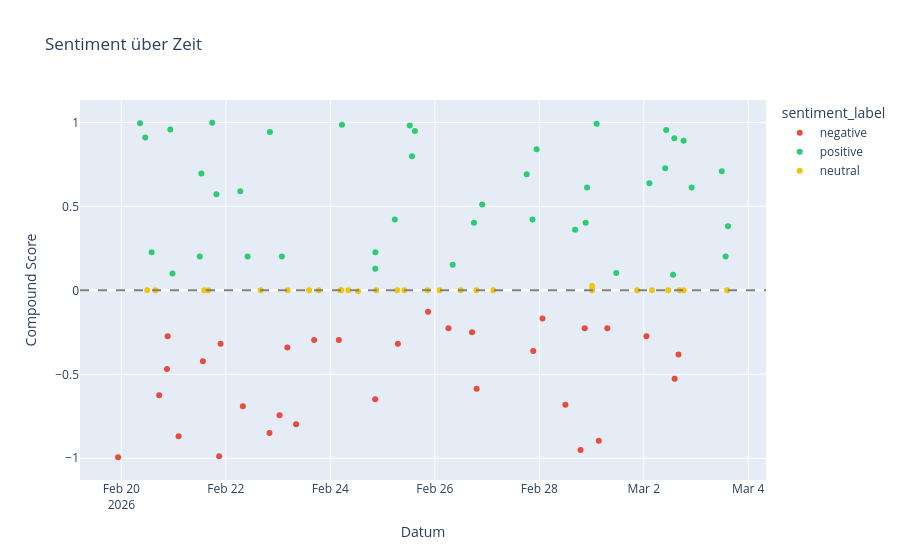

Here is the notebook cell this chart was saved with:
### Markdown cell above
## 8. Zeitliche Verteilung

### Code cell
if 'created_utc' in posts_df.columns:
    fig = px.scatter(
        posts_df.sort_values('created_utc'),
        x='created_utc',
        y='compound',
        color='sentiment_label',
        color_discrete_map={'positive': '#2ecc71', 'neutral': '#f1c40f', 'negative': '#e74c3c'},
        title='Sentiment über Zeit',
        labels={'compound': 'Compound Score', 'created_utc': 'Datum'},
        hover_data=['title', 'subreddit', 'score']
    )
    fig.add_hline(y=0, line_dash='dash', line_color='gray')
    fig.show()
else:
    print('Keine Zeitstempel verfügbar.')

### Figure 1 — Plotly figure (JSON) as saved in the notebook; plotly's stock layout.template omitted (floating-point values rounded to 4 significant figures)
{"data": [{"customdata": [["$540,000 Frozen: My Crypto Revenge Story", "CryptoCurrency", 591], ["Bitcoin Down Over 20% In 2026, Logs Worst Start To A Year In History", "CryptoCurrency", 42], ["Bitcoin Sell Pressure Is Easing, But Whales Keep Dumping on Exchanges: CryptoQuant", "CryptoCurrency", 12], ["Bitcoin Rally To $70K Possible As Bears At Risk Of $600M Liquidation", "CryptoCurrency", 0], ["Not a ponzi but a real risk Saylor Strategy", "CryptoCurrency", 0], ["The March 5 Deadline: The Ultimate Stress Test for Bitcoin's Safe-Haven Thesis", "CryptoCurrency", 0], ["The 1971 'Nixon Shock' wasn't a policy choice; it was a sovereign default. How a French Navy 'Bank Run' forced the US into the Infinite Fiat system (and why Crypto is the mathematical necessity for 2026).", "CryptoCurrency", 23], ["Bitcoin's Resilience Questioned as Search Interest in \"BTC Death\" Climbs", "CryptoCurrency", 0], ["BTC news: Mentioning 'bitcoin' on AI agent OpenClaw's Discord will get you banned", "CryptoCurrency", 34], ["How realistic is the quantum threat to Bitcoin within the next few years?", "CryptoCurrency", 0], ["AI agent OpenClaw confirms ban on Bitcoin, crypto discussions in Discord", "CryptoCurrency", 6], ["Bitcoin falls below $65,000 in latest bout of tariff uncertainty", "CryptoCurrency", 556], ["Breaking Bitcoin would require 1.9 billion qubits. The best quantum computer today has a few thousand. So where's the real risk?", "CryptoCurrency", 276], ["Bitcoin Teases 'First Steps' To Rebound as $65,000 Holds", "CryptoCurrency", 0], ["Strategy Founder Michael Saylor Fires Back at Bitcoin Critics in Candid Interview", "CryptoCurrency", 0], ["As of late February 2026, Bitcoin has been declared \"dead\" approximately 467 times, if you invested $100 each time, you'd have approximately $66M", "CryptoCurrency", 701], ["Bitcoin loses over 20,000 millionaires since the start of 2026", "CryptoCurrency", 950], ["A New Bitcoin Demand is Emerging, Google Trends Data Reveals", "CryptoCurrency", 152], ["Bitcoin, Ethereum and Solana rally as analysts flag pause in ‘10 a.m. dump’ after Jane Street lawsuit", "CryptoCurrency", 37], ["Exactly 2 years ago, former Daily Show host Trevor Noah admitted: \"Not buying bitcoin was the biggest mistake of my life\"", "CryptoCurrency", 0], ["Massachusetts sues Bitcoin Depot, alleging the crypto ATM operator knowingly facilitated crypto scams", "CryptoCurrency", 36], ["In 2011 Rick Falkvinge was ridiculed on 4chan for putting all of his money into Bitcoin", "CryptoCurrency", 140], ["Happy to be here, here's my definitely right this time opinions.", "CryptoCurrency", 4], ["Interestingly, most whales that entered the market in the last 6 hours are long", "CryptoCurrency", 108], ["Signs of a Bottom: Crypto Market Sees Quick Recovery Amid US-Israel-Iran War", "CryptoCurrency", 0], ["Bitcoin Price Jumps to $67K After Reports That Iran’s Supreme Leader Was Killed", "CryptoCurrency", 277], ["How are you playing the middle eastern theater?", "investing", 0], ["Bitcoin Recovers to $68K After Iran Supreme Leader Killed", "CryptoCurrency", 99], ["Watch Saylor Announce he bought the dip tomorrow and then we drop 15% with the rest of the market on Monday", "CryptoCurrency", 101], ["12 years ago today, investing guru Dave Ramsey told everyone they were \"stupid\" for buying Bitcoin. It was $500 💀", "CryptoCurrency", 431], ["Why Bitcoin has not acted as a traditional hedge during conflicts, inflation, and tariffs?", "CryptoCurrency", 2]], "hovertemplate": "sentiment_label=negative<br>Datum=%{x}<br>Compound Score=%{y}<br>title=%{customdata[0]}<br>subreddit=%{customdata[1]}<br>score=%{customdata[2]}<extra></extra>", "legendgroup": "negative", "marker": {"color": "#e74c3c", "symbol": "circle"}, "mode": "markers", "name": "negative", "orientation": "v", "showlegend": true, "type": "scatter", "x": ["2026-02-19T22:27:38.000000000", "2026-02-20T17:20:45.000000000", "2026-02-20T20:57:31.000000000", "2026-02-20T21:14:14.000000000", "2026-02-21T02:15:33.000000000", "2026-02-21T13:26:02.000000000", "2026-02-21T20:54:38.000000000", "2026-02-21T21:33:26.000000000", "2026-02-22T07:48:10.000000000", "2026-02-22T20:02:59.000000000", "2026-02-23T00:39:36.000000000", "2026-02-23T04:14:49.000000000", "2026-02-23T08:15:39.000000000", "2026-02-23T16:32:46.000000000", "2026-02-24T03:53:16.000000000", "2026-02-24T20:35:07.000000000", "2026-02-25T07:01:01.000000000", "2026-02-25T20:54:07.000000000", "2026-02-26T06:16:04.000000000", "2026-02-26T17:05:38.000000000", "2026-02-26T19:11:53.000000000", "2026-02-27T21:12:36.000000000", "2026-02-28T01:27:28.000000000", "2026-02-28T11:59:17.000000000", "2026-02-28T18:56:45.000000000", "2026-02-28T20:51:57.000000000", "2026-03-01T03:19:25.000000000", "2026-03-01T07:14:44.000000000", "2026-03-02T01:12:11.000000000", "2026-03-02T14:09:39.000000000", "2026-03-02T15:56:51.000000000"], "xaxis": "x", "y": [-0.9938, -0.6249, -0.4678, -0.2732, -0.8687, -0.4215, -0.9876, -0.3182, -0.6908, -0.8491, -0.743, -0.34, -0.7971, -0.296, -0.296, -0.6486, -0.3182, -0.128, -0.2263, -0.25, -0.5859, -0.3612, -0.168, -0.6808, -0.9501, -0.2263, -0.8951, -0.2263, -0.2732, -0.5267, -0.3818], "yaxis": "y"}, {"customdata": [["Debunking Blockchain Myths: Why Banks Are Quietly Adopting It", "CryptoCurrency", 0], ["Ethereum vs Bitcoin: different tools or same endgame?", "CryptoCurrency", 0], ["Bitcoin Whale Garrett Jin Deposits 5,000 BTC Worth $335.75M to Binance", "CryptoCurrency", 0], ["Btc psyop by the elites to give money to the smart people", "CryptoCurrency", 0], ["Supreme Court Kills Trump Tariffs As Bitcoin Stalls at $68K!", "CryptoCurrency", 0], ["Spot Bitcoin ETFs Post Five Consecutive Weeks of Outflows Reaching $3.8B", "CryptoCurrency", 5], ["We Analyzed 10,000 Onchain Trades. Here's Why 80% of Crypto Traders Are Sabotaging Themselves.", "CryptoCurrency", 0], ["The Crypto Tax That Saves Crypto", "CryptoCurrency", 4], ["Silent but powerful Bitcoin: the Lightning Network prepares the next payment revolution", "CryptoCurrency", 9], ["If Bitcoin going to zero, I don't have to pay tax at all. LOL", "CryptoCurrency", 1], ["Bitcoin Miner Bitdeer Liquidates Entire BTC Treasury, Holdings Fall to Zero", "CryptoCurrency", 295], ["Is Ripple Going to Dominate the Market in the Next Few Years!?", "CryptoCurrency", 0], ["Bitdeer's bitcoin treasury drops to zero after miner liquidates remaining 943 BTC", "CryptoCurrency", 30], ["Web 2 &lt; Web 3 &lt; Web 4: My Thesis for Bitcoin VS the AI Boom", "CryptoCurrency", 0], ["This legend understood #bitcoin better at $2 than most people do today 🔥", "CryptoCurrency", 0], ["Solo Bitcoin Miner Nabs $200K After Renting $75 Worth of Hash Power", "CryptoCurrency", 300], ["Bitcoin price news: BTC zoomes above $65,000 as bullish 'double-bottom' hopes build", "CryptoCurrency", 30], ["Circle Shares Jump 14% As Q4 Results Top Estimates", "stocks", 24], ["Hey, I'm at an investor event right now and urgently need lots of feedback on why Bitcoin and Stable Coins are poorly adopted or what is preventing it from being adopted.", "CryptoCurrency", 0], ["Strategy Moves 1,300 BTC in Internal Reorganization, No Sale Planned", "CryptoCurrency", 0], ["Indiana Bitcoin Rights Bill clears legislature, awaits governor’s signature", "CryptoCurrency", 0], ["Indiana Approves Bitcoin Investments in Public Retirement Plans", "CryptoCurrency", 30], ["Benchmark analysts cheer Strategy's pivot to STRC as ‘primary engine’ for bitcoin accumulation", "CryptoCurrency", 0], ["Iranians are Mining Bitcoin for $1,325 with 50x Returns Despite Electricity Shortages", "CryptoCurrency", 1427], ["Traders may rotate into Bitcoin if UBS’ bearish US stocks view comes true", "CryptoCurrency", 29], ["My Stock Analysis for IONQ Next Week", "stocks", 1], ["Gold Prices Surge To Record Highs Amid Volatility", "CryptoCurrency", 47], ["JPMorgan Predicts Regulatory Clarity Could Revitalize Stagnant Bitcoin Market", "CryptoCurrency", 0], ["Morgan Stanley seeks trust bank charter for digital assets; plans Bitcoin yield and lending services", "CryptoCurrency", 9], ["“Who Really Wins When We Trade on Headlines?”", "CryptoCurrency", 0], ["Bitcoin STH Holds Steady: No Panic Amid Middle East Conflict – Details", "CryptoCurrency", 3], ["Binance: withdrawing money to my hungarian bank account", "CryptoCurrency", 12], ["Arthur Hayes Says Iran Conflict Could Trigger Fed Easing, Boost Bitcoin", "CryptoCurrency", 0], ["Best Bitcoin + ERC20 Tokens Wallet On The Market?", "CryptoCurrency", 4], ["Strategy Acquires 3,015 BTC; Total Bitcoin Holdings Reach 720,737", "CryptoCurrency", 121], ["The Arbitrage of Ignorance: Why Bitcoin's Complexity is Your Greatest Asset. Why the World's Most Misunderstood Asset is Your Greatest Financial Opportunity.", "CryptoCurrency", 0], ["It’s official: Lightning is (finally) here on Cake Wallet! ⚡️", "CryptoCurrency", 0], ["This trader initially turned 100k to 9 Million over 6 months. Now he longed the top and shorted the bottom yesterday and is back to 2.3M. The market giveth and it taketh", "CryptoCurrency", 681], ["Billionaire Google CEO on Bitcoin 12 years ago: \"It is a remarkable achievement.\" He knew ✨", "CryptoCurrency", 0], ["MARA Holdings Begins Selling Bitcoin, Holds 53,822 BTC After Treasury Policy Update", "CryptoCurrency", 47], ["Bitfinex Revives Tokenized Bond Program on Bitcoin's Liquid Network for Yield-Seeking Crypto Investors", "CryptoCurrency", 0]], "hovertemplate": "sentiment_label=positive<br>Datum=%{x}<br>Compound Score=%{y}<br>title=%{customdata[0]}<br>subreddit=%{customdata[1]}<br>score=%{customdata[2]}<extra></extra>", "legendgroup": "positive", "marker": {"color": "#2ecc71", "symbol": "circle"}, "mode": "markers", "name": "positive", "orientation": "v", "showlegend": true, "type": "scatter", "x": ["2026-02-20T08:33:10.000000000", "2026-02-20T10:57:26.000000000", "2026-02-20T13:52:31.000000000", "2026-02-20T22:28:20.000000000", "2026-02-20T23:26:43.000000000", "2026-02-21T11:59:26.000000000", "2026-02-21T12:44:16.000000000", "2026-02-21T17:42:56.000000000", "2026-02-21T19:38:51.000000000", "2026-02-22T06:36:49.000000000", "2026-02-22T09:58:13.000000000", "2026-02-22T20:14:36.000000000", "2026-02-23T01:43:38.000000000", "2026-02-24T05:19:34.000000000", "2026-02-24T20:37:18.000000000", "2026-02-24T20:41:34.000000000", "2026-02-25T05:37:51.000000000", "2026-02-25T12:29:04.000000000", "2026-02-25T13:28:37.000000000", "2026-02-25T14:50:50.000000000", "2026-02-26T08:11:44.000000000", "2026-02-26T17:59:11.000000000", "2026-02-26T21:45:14.000000000", "2026-02-27T18:11:25.000000000", "2026-02-27T20:50:47.000000000", "2026-02-27T22:46:17.000000000", "2026-02-28T16:26:04.000000000", "2026-02-28T21:18:00.000000000", "2026-02-28T21:56:04.000000000", "2026-03-01T02:21:04.000000000", "2026-03-01T11:20:47.000000000", "2026-03-02T02:34:22.000000000", "2026-03-02T09:50:13.000000000", "2026-03-02T10:17:14.000000000", "2026-03-02T13:25:32.000000000", "2026-03-02T14:01:50.000000000", "2026-03-02T18:18:07.000000000", "2026-03-02T21:59:11.000000000", "2026-03-03T11:48:40.000000000", "2026-03-03T13:35:26.000000000", "2026-03-03T14:40:01.000000000"], "xaxis": "x", "y": [0.9956, 0.911, 0.2263, 0.9572, 0.1007, 0.2023, 0.6959, 0.9981, 0.5719, 0.5898, 0.2023, 0.9429, 0.2023, 0.986, 0.128, 0.2263, 0.4215, 0.9812, 0.7984, 0.9492, 0.1531, 0.4019, 0.5106, 0.6917, 0.4215, 0.8401, 0.3612, 0.4019, 0.6124, 0.9928, 0.1032, 0.6381, 0.7269, 0.9554, 0.0935, 0.9059, 0.8916, 0.6128, 0.7096, 0.2023, 0.3818], "yaxis": "y"}, {"customdata": [["ApeCoin Opens Otherside Metaverse to Bitcoin Runestone Holders", "CryptoCurrency", 0], ["Bitcoin Asymmetric Rise and the 2040 Inflection", "CryptoCurrency", 0], ["Bitcoin price analysis: seeds of BTC'S next big bull run may have already been sown", "CryptoCurrency", 18], ["‘Bitcoin Is Dead’ Searches Hit New Highs: Is the Bottom In?", "CryptoCurrency", 130], ["The SEC just gave Cardano a 75-day shortcut to a spot ETF that took Bitcoin 240 days", "CryptoCurrency", 49], ["Bitcoin Drops Below $65,000 Amid Tariffs And Mexico Unrest", "CryptoCurrency", 48], ["Strategy Acquires 592 BTC, Total Holdings Now 717,722 Bitcoin", "CryptoCurrency", 332], ["Michael Saylor’s Strategy Acquires Another 592 Bitcoin For $40 Million", "CryptoCurrency", 426], ["Why Bitcoin Fell $4K in Hours and What Comes Next", "CryptoCurrency", 39], ["Bitcoin logo was introduced exactly 16 years ago", "CryptoCurrency", 176], ["Missouri Advances Bill to Establish State Bitcoin Strategic Reserve Fund", "CryptoCurrency", 49], ["Don’t expect patterns to repeat: everything has changed", "CryptoCurrency", 0], ["Peter Schiff: If You Invested $10,000 In Bitcoin In 2021, You'd Be Down $900—But Not With Gold", "CryptoCurrency", 0], ["Bitcoin adoption is booming, even if its price isn’t: River", "CryptoCurrency", 11], ["Borrow Against Bitcoin Without Wrapping or Bridging | Liquidium.fi Explained", "CryptoCurrency", 2], ["This guy bought pizza with 19 Bitcoin at $0.90 per BTC", "CryptoCurrency", 0], ["Jane Street Speculation Renews Scrutiny of Bitcoin ETF Market Mechanics", "CryptoCurrency", 81], ["Bitcoin Price Eyes $80,000 Liquidity Grab as ETFs Resume Buying BTC", "CryptoCurrency", 126], ["Even in 2012, people were asking if it's too late to invest in Bitcoin", "CryptoCurrency", 272], ["Bitcoin’s 100 BTC club edges toward 20K wallets in a ‘bullish sign’", "CryptoCurrency", 69], ["Bitcoin Slips Below Weekly 200EMA And Heading Towards 200-Week MA", "CryptoCurrency", 8], ["The One metric you need to know about Bitcoin backed loans “LTV”", "CryptoCurrency", 0], ["Bitcoin undervalued relative to gold signals potential rally: Analyst", "CryptoCurrency", 0], ["High-Leverage Bitcoin Trader Liquidated on $42 Million Long", "CryptoCurrency", 75], ["Bitcoin Nears Six Month Red Streak Not Seen Since 2018", "CryptoCurrency", 177], ["Bitcoin just pumped 7% out of nowhere. Volatility is wild. What’s happening?", "CryptoCurrency", 565], ["$432,000,000 in Bitcoin and Crypto Liquidated As BTC Price Jumps To $69,850", "CryptoCurrency", 104], ["Strive strategist says AI deflation could push Bitcoin to $11M by 2036", "CryptoCurrency", 8]], "hovertemplate": "sentiment_label=neutral<br>Datum=%{x}<br>Compound Score=%{y}<br>title=%{customdata[0]}<br>subreddit=%{customdata[1]}<br>score=%{customdata[2]}<extra></extra>", "legendgroup": "neutral", "marker": {"color": "#f1c40f", "symbol": "circle"}, "mode": "markers", "name": "neutral", "orientation": "v", "showlegend": true, "type": "scatter", "x": ["2026-02-20T11:51:28.000000000", "2026-02-20T15:41:33.000000000", "2026-02-21T14:03:43.000000000", "2026-02-21T15:58:14.000000000", "2026-02-22T16:02:14.000000000", "2026-02-23T04:22:34.000000000", "2026-02-23T14:14:22.000000000", "2026-02-23T18:39:22.000000000", "2026-02-24T04:33:42.000000000", "2026-02-24T05:03:59.000000000", "2026-02-24T08:16:52.000000000", "2026-02-24T12:43:59.000000000", "2026-02-24T21:05:21.000000000", "2026-02-25T06:41:23.000000000", "2026-02-25T10:00:13.000000000", "2026-02-25T20:41:36.000000000", "2026-02-26T02:10:32.000000000", "2026-02-26T11:51:11.000000000", "2026-02-26T19:04:29.000000000", "2026-02-27T02:52:27.000000000", "2026-03-01T00:12:19.000000000", "2026-03-01T00:14:43.000000000", "2026-03-01T20:57:40.000000000", "2026-03-02T03:46:18.000000000", "2026-03-02T11:13:46.000000000", "2026-03-02T16:22:06.000000000", "2026-03-02T18:20:12.000000000", "2026-03-03T14:16:50.000000000"], "xaxis": "x", "y": [0.0, 0.0, 0.0, 0.0, 0.0, 0.0, 0.0, 0.0, 0.0, 0.0, 0.0, -0.0057, 0.0, 0.0, 0.0, 0.0, 0.0, 0.0, 0.0, 0.0, 0.0, 0.0258, 0.0, 0.0, 0.0, 0.0, 0.0, 0.0], "yaxis": "y"}], "layout": {"autosize": true, "legend": {"title": {"text": "sentiment_label"}, "tracegroupgap": 0}, "shapes": [{"line": {"color": "gray", "dash": "dash"}, "type": "line", "x0": 0, "x1": 1, "xref": "x domain", "y0": 0, "y1": 0, "yref": "y"}], "title": {"text": "Sentiment über Zeit"}, "xaxis": {"anchor": "y", "autorange": true, "domain": [0, 1], "range": ["2026-02-19 05:25:13.8004", "2026-03-04 07:42:25.1996"], "title": {"text": "Datum"}, "type": "date"}, "yaxis": {"anchor": "x", "autorange": true, "domain": [0, 1], "range": [-1.158, 1.162], "title": {"text": "Compound Score"}, "type": "linear"}}}
